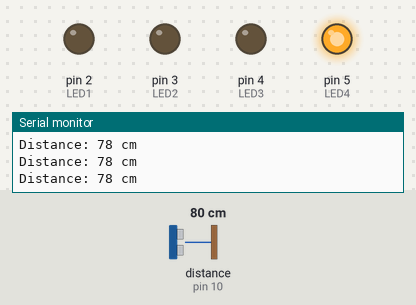
Bench run of a sketch on a simulated Arduino Uno, built with avr-gcc and run on an emulated ATmega328P. On the bench: output pins drawn as LEDs (lit = HIGH), the last lines printed to the serial monitor. Wiring (inferred from the names in the program): ultrasonic range finder: trigger pin 9; echo pin 10. The inputs (shaded band) are chosen by the test bench; at power-on: distance to the obstacle (sensor on pin 10) 80 cm. The echo pulse lasts 58.3 µs per cm; pins used as bus, display or sensor lines are not drawn.

Above: at 1.3 s.
1.4 s: distance to the obstacle (sensor on pin 10) set to 44 cm
2.9 s: distance to the obstacle (sensor on pin 10) set to 36 cm
At 4.2 s:
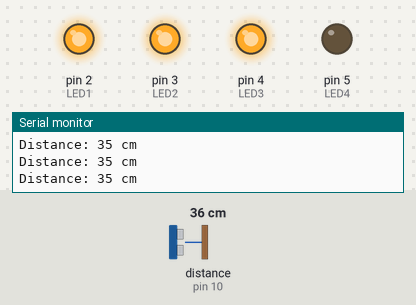
4.5 s: distance to the obstacle (sensor on pin 10) set to 23 cm
6.0 s: distance to the obstacle (sensor on pin 10) set to 19 cm
At 7.1 s:
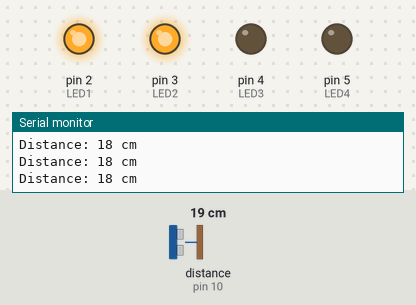
7.5 s: distance to the obstacle (sensor on pin 10) set to 12 cm
9.0 s: distance to the obstacle (sensor on pin 10) set to 9 cm
At 9.7 s:
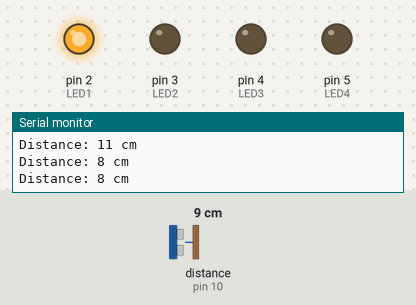
Timing chart, 0 to 11.5 s (numbered marks = the images above; inputs shaded):
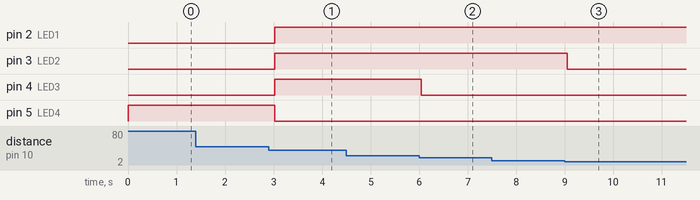

The sketch:

Impelemeting_Distance_Measurment.ino
```cpp
const int TRIG_PIN = 9;
const int ECHO_PIN = 10;

const int LED1 = 2;
const int LED2 = 3;
const int LED3 = 4;
const int LED4 = 5;

void setup()
{
  pinMode(TRIG_PIN, OUTPUT);

  pinMode(ECHO_PIN, INPUT);

  pinMode(LED1, OUTPUT);

  pinMode(LED2, OUTPUT);

  pinMode(LED3, OUTPUT);

  pinMode(LED4, OUTPUT);

  Serial.begin(9600); }

void loop()
{

  long duration;

  int distance;

  digitalWrite(TRIG_PIN, LOW);

  delayMicroseconds(2);

  digitalWrite(TRIG_PIN, HIGH);

  delayMicroseconds(10);

  digitalWrite(TRIG_PIN, LOW);

  duration = pulseIn(ECHO_PIN, HIGH);
  distance = duration * 0.034 / 2;


 if (distance < 10) {
    digitalWrite(LED1, HIGH);
    digitalWrite(LED2, LOW);
    digitalWrite(LED3, LOW);
    digitalWrite(LED4, LOW);
} else if (distance < 20) {
    digitalWrite(LED1, HIGH);
    digitalWrite(LED2, HIGH);
    digitalWrite(LED3, LOW);
    digitalWrite(LED4, LOW);
} else if (distance < 40) {
    digitalWrite(LED1, HIGH);
    digitalWrite(LED2, HIGH);
    digitalWrite(LED3, HIGH);
    digitalWrite(LED4, LOW);
} else {
    digitalWrite(LED1,

LOW );
    digitalWrite(LED2,

LOW );
    digitalWrite(LED3,

LOW );
    digitalWrite(LED4, HIGH);
}

Serial.print("Distance: ");
Serial.print(distance);
Serial.println(" cm");
delay(500);

}
```

Measured:
- the behaviour switches between 41 and 40 cm on distance to the obstacle (sensor on pin 10) (found by bisection; images 0 and 1)
- the behaviour switches between 21 and 20 cm on distance to the obstacle (sensor on pin 10) (found by bisection; images 1 and 2)
- the behaviour switches between 11 and 10 cm on distance to the obstacle (sensor on pin 10) (found by bisection; images 2 and 3)
- after the input at 2.9 s, pin 2 (LED1), pin 3 (LED2), pin 4 (LED3): LOW → HIGH after 0.13 s; pin 5 (LED4): HIGH → LOW after 0.13 s
- after the input at 6.0 s, pin 4 (LED3): HIGH → LOW at once
- after the input at 9.0 s, pin 3 (LED2): HIGH → LOW after 0.05 s
